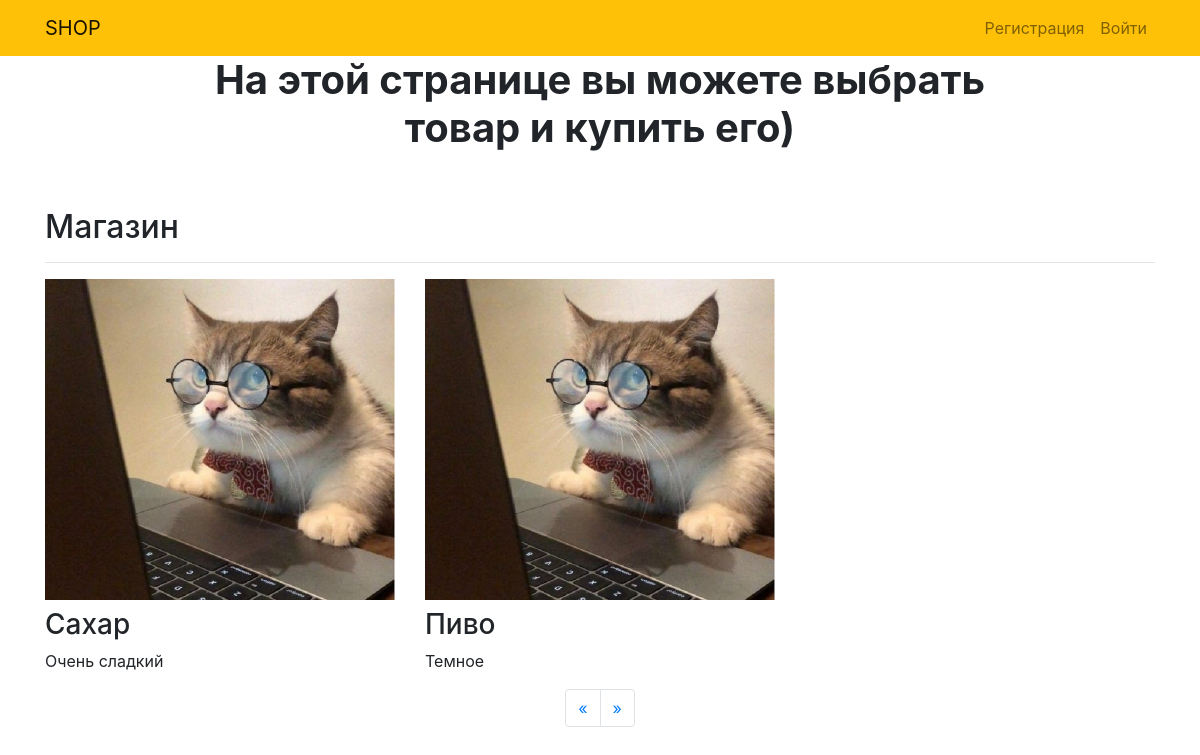
Before: / with the older database file.
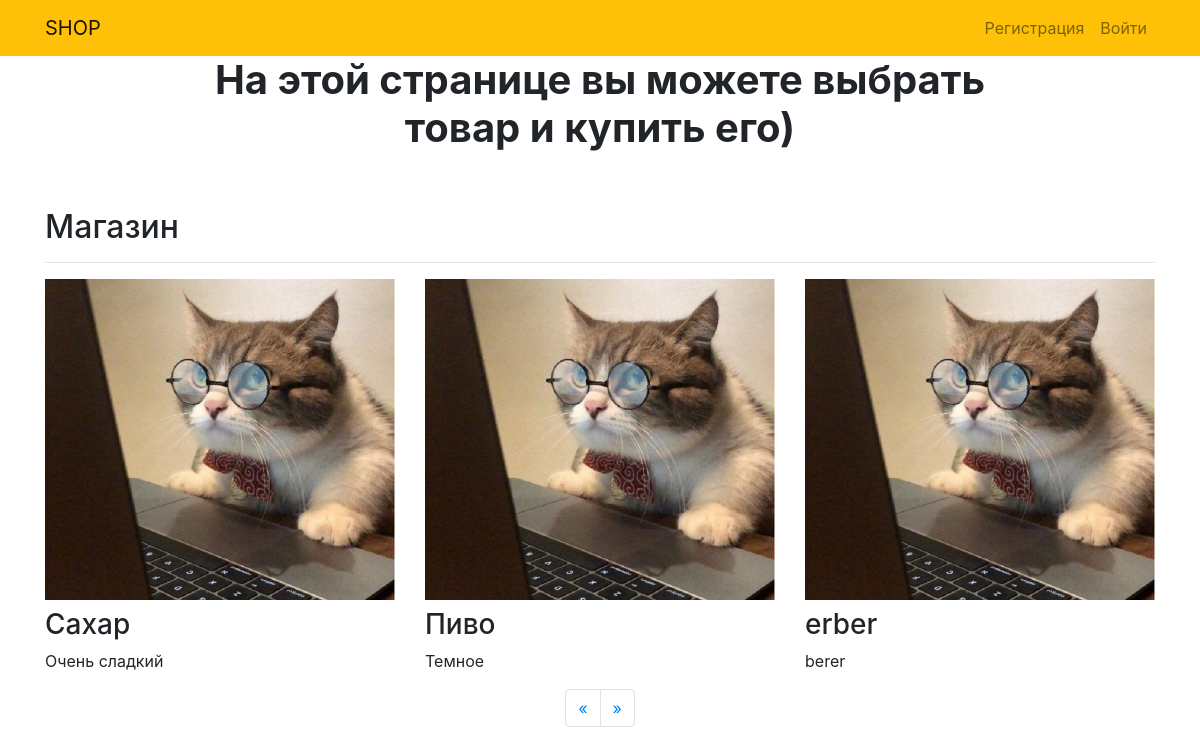
After: the same page with the newer database file.
### shop/models.py (models this page shows, shortened)
class Product(models.Model):
    name = models.CharField(max_length=100)
    description = models.TextField(blank=True)
    category = models.ForeignKey(Category, related_name='products', on_delete=models.CASCADE)
    price = models.FloatField()
    image = models.ImageField()
    count_sell = models.IntegerField(blank=True)
    created = models.DateTimeField(auto_now_add=True)
    discount = models.FloatField(default=0)

### shop/views.py (the view)
# urls.py: 2. Add a URL to urlpatterns:  path('', views.home, name='home')
def home(request):
    page = int(request.GET.get('page', 1))
    previousPage = page - 1 if page != 1 else 1
    nextPage = page + 1
    products = Product.objects.all()[(page-1)*9:(page-1)*9+9]
    return render(request, 'shop/home.html',{'products':products, 'pageinfo':{'next': nextPage, 'previous': previousPage}})

### shop/templates/shop/home.html
{% extends "shop/base.html" %}
{% load static %}
{% block content %}
<div class="row justify-content-center mb-3">
    <div class="col-md-9 text-center">
        <h1 id="hometext" class="font-weight-bold">На этой странице вы можете выбрать товар и купить его)</h1>
    </div>
</div>
<h2 class="mt-5">Магазин</h2>
<hr>
<div class="row">
    {% for product in products %}
    <div class="col-lg-4 col-md-6">
        {% if product.url %}
        <a href="{{ project.url }}">
            <img src="{{ project.image.url }}" class="img-fluid mb-2">
        </a>
        {% else %}
        <img src="{{ product.image.url }}" class="img-fluid mb-2">
        {% endif %}
        <h3>{{ product.name }}</h3>
        <p>{{ product.description }}</p>
    </div>
    {% endfor %}
</div>
<nav aria-label="Pagination">
    <ul class="pagination justify-content-center">
        <li class="page-item">
            <a class="page-link" href="?page={{pageinfo.previous}}">&laquo;</a>
        </li>
        <li class="page-item">
            <a class="page-link" href="?page={{pageinfo.next}}">&raquo;</a>
        </li>
    </ul>
</nav>
{% endblock %}

### shop/templates/shop/base.html (shortened to what this page needs)
<!doctype html>
<html lang="en">
<head>
    <link rel="stylesheet" href="https://stackpath.bootstrapcdn.com/bootstrap/4.4.1/css/bootstrap.min.css"
>
</head>
<body>
    <nav class="navbar navbar-expand-md navbar-light bg-warning">
        <div class="container">
            <a class="navbar-brand" href="{% url 'home' %}">
                <span>SHOP</span>
            </a>
            <div class="collapse navbar-collapse" id="navbarNav">
                <ul class="navbar-nav ml-auto">
                    {% if user.is_authenticated %}
                    <li class="nav-item">
                        <a class="nav-link" href="">{{user.username}}</a>
                    </li>
                    <li class="nav-item">
                        <a href="#" onclick="$('#signOutBtn').click()" class="nav-link">Выйти</a>
                        <form style='display: none;' method="POST" action="{% url 'logout' %}">
                            {% csrf_token %}
                            <button id="signOutBtn" type="submit">Выйти</button>
                        </form>
                    </li>
                    {% else %}
                    <li class="nav-item">
                        <a class="nav-link" href="{% url 'signup' %}">Регистрация</a>
                    </li>
                    <li class="nav-item">
                        <a class="nav-link" href="{% url 'login' %}">Войти</a>
                    </li>
                    {% endif %}
                </ul>
            </div>
        </div>
    </nav>
    <div class="container">
        {% block content %}{% endblock %}
    </div>
</body>
</html>

Changed rows visible on the page:
added Product: image (picture), name "erber", description "berer"
